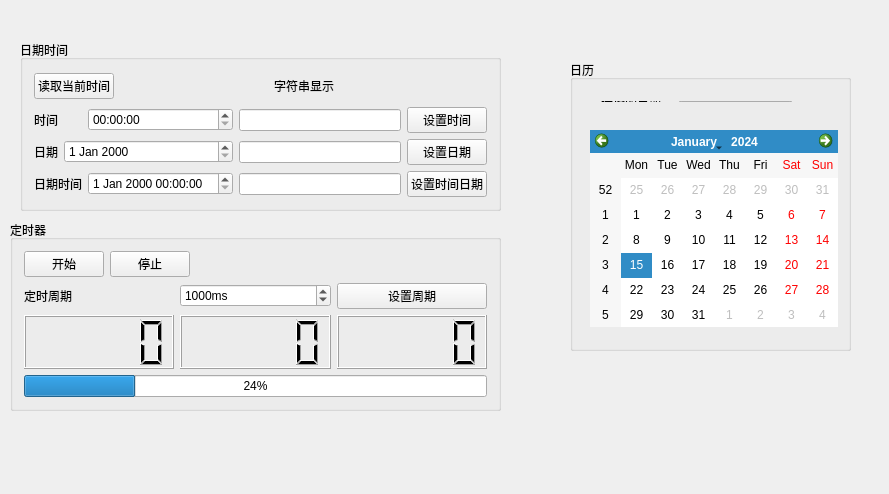
<?xml version="1.0" encoding="UTF-8"?>
<ui version="4.0">
 <class>Widget</class>
 <widget class="QWidget" name="Widget">
  <property name="geometry">
   <rect>
    <x>0</x>
    <y>0</y>
    <width>889</width>
    <height>494</height>
   </rect>
  </property>
  <property name="windowTitle">
   <string>Widget</string>
  </property>
  <widget class="QGroupBox" name="groupBox">
   <property name="geometry">
    <rect>
     <x>20</x>
     <y>40</y>
     <width>481</width>
     <height>171</height>
    </rect>
   </property>
   <property name="title">
    <string>日期时间</string>
   </property>
   <layout class="QGridLayout" name="gridLayout_2">
    <item row="0" column="0">
     <layout class="QHBoxLayout" name="horizontalLayout">
      <item>
       <widget class="QPushButton" name="getLocalTime">
        <property name="text">
         <string>读取当前时间</string>
        </property>
       </widget>
      </item>
      <item>
       <spacer name="horizontalSpacer">
        <property name="orientation">
         <enum>Qt::Horizontal</enum>
        </property>
        <property name="sizeHint" stdset="0">
         <size>
          <width>40</width>
          <height>20</height>
         </size>
        </property>
       </spacer>
      </item>
      <item>
       <widget class="QLabel" name="label">
        <property name="text">
         <string>字符串显示</string>
        </property>
       </widget>
      </item>
      <item>
       <spacer name="horizontalSpacer_2">
        <property name="orientation">
         <enum>Qt::Horizontal</enum>
        </property>
        <property name="sizeHint" stdset="0">
         <size>
          <width>40</width>
          <height>20</height>
         </size>
        </property>
       </spacer>
      </item>
     </layout>
    </item>
    <item row="1" column="0">
     <layout class="QGridLayout" name="gridLayout">
      <property name="sizeConstraint">
       <enum>QLayout::SetFixedSize</enum>
      </property>
      <item row="0" column="0">
       <widget class="QLabel" name="label_2">
        <property name="text">
         <string>时间</string>
        </property>
       </widget>
      </item>
      <item row="0" column="2">
       <widget class="QTimeEdit" name="localTime"/>
      </item>
      <item row="0" column="3">
       <widget class="QLineEdit" name="setLocalTime"/>
      </item>
      <item row="0" column="4">
       <widget class="QPushButton" name="setTimeBut">
        <property name="text">
         <string>设置时间</string>
        </property>
       </widget>
      </item>
      <item row="1" column="0">
       <widget class="QLabel" name="label_3">
        <property name="text">
         <string>日期</string>
        </property>
       </widget>
      </item>
      <item row="1" column="1" colspan="2">
       <widget class="QDateEdit" name="localDate"/>
      </item>
      <item row="1" column="3">
       <widget class="QLineEdit" name="setLocalDate"/>
      </item>
      <item row="1" column="4">
       <widget class="QPushButton" name="setDateBut">
        <property name="text">
         <string>设置日期</string>
        </property>
       </widget>
      </item>
      <item row="2" column="0" colspan="2">
       <widget class="QLabel" name="label_4">
        <property name="text">
         <string>日期时间</string>
        </property>
       </widget>
      </item>
      <item row="2" column="2">
       <widget class="QDateTimeEdit" name="timeAndDate"/>
      </item>
      <item row="2" column="3">
       <widget class="QLineEdit" name="setTimeAndDate"/>
      </item>
      <item row="2" column="4">
       <widget class="QPushButton" name="pushButton_4">
        <property name="text">
         <string>设置时间日期</string>
        </property>
       </widget>
      </item>
     </layout>
    </item>
   </layout>
  </widget>
  <widget class="QGroupBox" name="groupBox_2">
   <property name="geometry">
    <rect>
     <x>570</x>
     <y>60</y>
     <width>281</width>
     <height>291</height>
    </rect>
   </property>
   <property name="title">
    <string>日历</string>
   </property>
   <widget class="QCalendarWidget" name="calendarWidget">
    <property name="geometry">
     <rect>
      <x>20</x>
      <y>70</y>
      <width>248</width>
      <height>197</height>
     </rect>
    </property>
   </widget>
   <widget class="QWidget" name="layoutWidget">
    <property name="geometry">
     <rect>
      <x>20</x>
      <y>30</y>
      <width>213</width>
      <height>23</height>
     </rect>
    </property>
    <layout class="QHBoxLayout" name="horizontalLayout_2">
     <item>
      <widget class="QLabel" name="label_6">
       <property name="text">
        <string>选择的日期：</string>
       </property>
      </widget>
     </item>
     <item>
      <widget class="QLineEdit" name="chooseDate"/>
     </item>
    </layout>
   </widget>
  </widget>
  <widget class="QGroupBox" name="groupBox_3">
   <property name="geometry">
    <rect>
     <x>10</x>
     <y>220</y>
     <width>491</width>
     <height>191</height>
    </rect>
   </property>
   <property name="title">
    <string>定时器</string>
   </property>
   <layout class="QVBoxLayout" name="verticalLayout">
    <item>
     <layout class="QHBoxLayout" name="horizontalLayout_3">
      <item>
       <widget class="QPushButton" name="begin">
        <property name="text">
         <string>开始</string>
        </property>
       </widget>
      </item>
      <item>
       <widget class="QPushButton" name="stop">
        <property name="text">
         <string>停止</string>
        </property>
       </widget>
      </item>
      <item>
       <spacer name="horizontalSpacer_3">
        <property name="orientation">
         <enum>Qt::Horizontal</enum>
        </property>
        <property name="sizeHint" stdset="0">
         <size>
          <width>40</width>
          <height>20</height>
         </size>
        </property>
       </spacer>
      </item>
     </layout>
    </item>
    <item>
     <layout class="QHBoxLayout" name="horizontalLayout_4">
      <item>
       <widget class="QLabel" name="label_5">
        <property name="text">
         <string>定时周期</string>
        </property>
       </widget>
      </item>
      <item>
       <widget class="QSpinBox" name="spinBox">
        <property name="suffix">
         <string extracomment="毫秒">ms</string>
        </property>
        <property name="maximum">
         <number>1000000000</number>
        </property>
        <property name="value">
         <number>1000</number>
        </property>
       </widget>
      </item>
      <item>
       <widget class="QPushButton" name="setTimeF">
        <property name="text">
         <string>设置周期</string>
        </property>
       </widget>
      </item>
     </layout>
    </item>
    <item>
     <layout class="QHBoxLayout" name="horizontalLayout_5">
      <item>
       <widget class="QLCDNumber" name="hour"/>
      </item>
      <item>
       <widget class="QLCDNumber" name="minute"/>
      </item>
      <item>
       <widget class="QLCDNumber" name="second"/>
      </item>
     </layout>
    </item>
    <item>
     <widget class="QProgressBar" name="progressBar">
      <property name="value">
       <number>24</number>
      </property>
     </widget>
    </item>
   </layout>
  </widget>
 </widget>
 <layoutdefault spacing="6" margin="11"/>
 <resources/>
 <connections/>
</ui>
